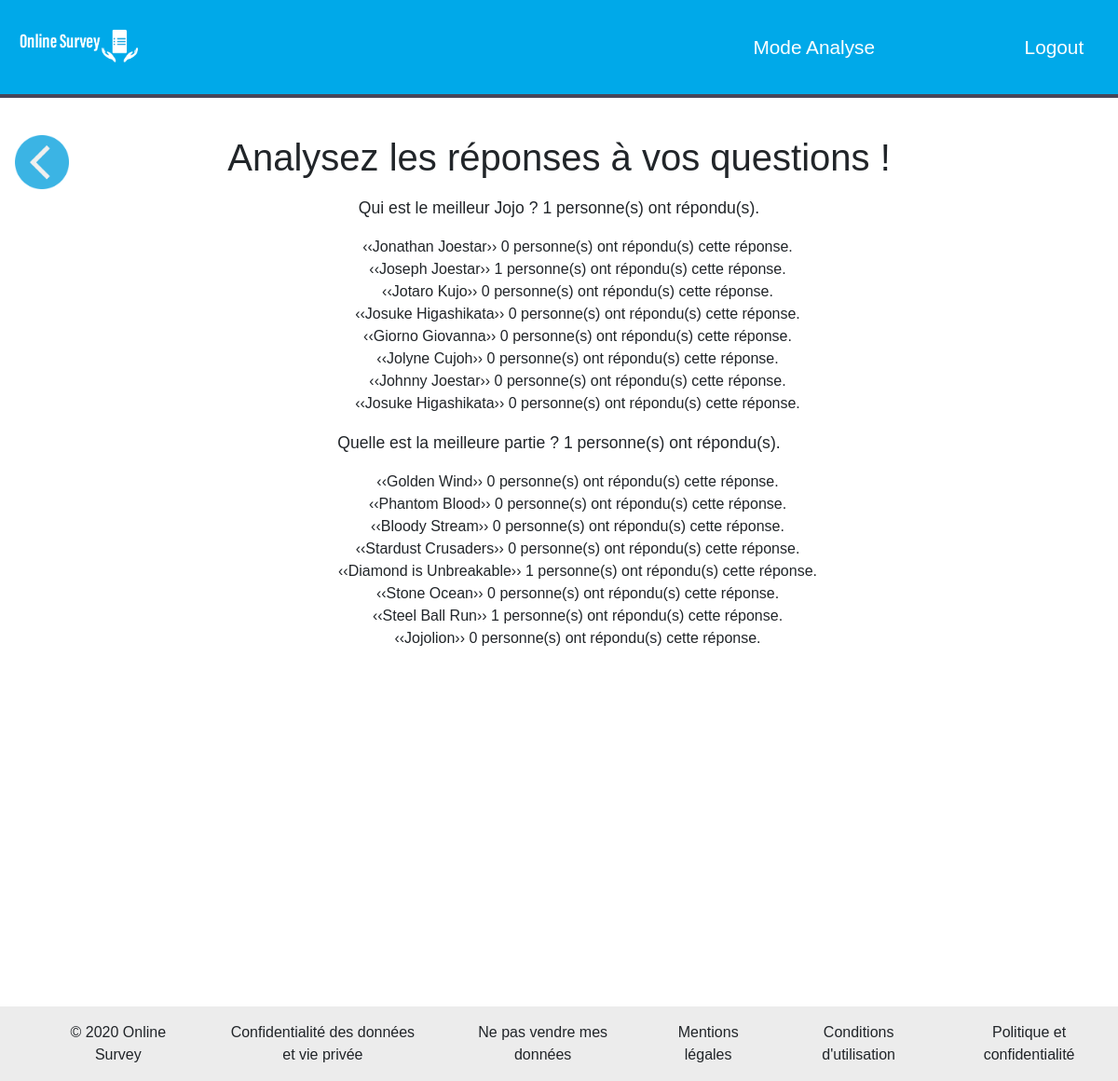
Page /analytics.php?id=5 (signed in) on the committed database.
### tables this page shows
CREATE TABLE `question` (
  `id` int(11) NOT NULL,
  `question` varchar(255) NOT NULL,
  `id_survey` int(255) NOT NULL,
  `optionnel` int(1) NOT NULL DEFAULT '0' COMMENT '0=non 1= oui',
  `choix` int(1) NOT NULL DEFAULT '0' COMMENT '0=choix multiple 1=choix simple',
  `total_r` int(255) NOT NULL DEFAULT '0'
);

CREATE TABLE `champs` (
  `id` int(255) NOT NULL,
  `reponse` varchar(255) NOT NULL,
  `id_question` int(255) NOT NULL,
  `id_survey` int(11) NOT NULL,
  `amount_answer` int(255) NOT NULL DEFAULT '0'
);

### analytics.php (the view, shortened to what this page needs)
<?php
require_once "php/config.php";
$pass = false;
$id_surv = $_GET["id"];
$query = "SELECT survey.id,name,state,id_owner,users.abonnement FROM survey INNER JOIN users on users.id=survey.id_owner WHERE id_owner= ? AND survey.id= ?";
$name_surv = null;
if(!$_SESSION['id'] ==5 and !$_SESSION['id'] ==1){
    if ($stmt = mysqli_prepare($link, $query)) {
        mysqli_stmt_bind_param($stmt, "ss", $_SESSION['id'], $id_surv);
        mysqli_stmt_bind_result($stmt, $id_surv, $name_surv, $state_surv, $id_owner, $abonnement);
        if (mysqli_stmt_execute($stmt)) {
            while (mysqli_stmt_fetch($stmt)) :
                $pass = true;
            endwhile;
        }
    }
    if (!$pass):
        header("location:../home.php");
    endif;
    if($abonnement!=1){
        if($abonnement==2){
            header("location:../analyticsPro.php/?id=".$id_surv);
        }else{
            header("location:../donnemoitonargent.php/?id=".$id_surv);
        }
    }
}else{
        if ($stmt = mysqli_prepare($link, $query)):
            mysqli_stmt_bind_param($stmt, "ss",$_SESSION['id'], $id_surv);
            mysqli_stmt_bind_result($stmt, $id_surv, $name_surv, $state_surv, $id_owner,$abonnement);
        endif;
}
$qList=array();
$query = "SELECT id,question,choix,optionnel,total_r FROM question where id_survey=?";
if ($stmt = mysqli_prepare($link, $query)):
    mysqli_stmt_bind_param($stmt, "s", $id_surv);
    if (mysqli_stmt_execute($stmt)):
        mysqli_stmt_bind_result($stmt, $id_question, $question,$type,$optio,$total_r);
        while (mysqli_stmt_fetch($stmt)) :
            array_push($qList,array("id"=>$id_question,"question"=>$question,"choix"=>$type,"optio"=>$optio,"total_a"=>$total_r));
        endwhile;
    endif;
endif;
$rList=array();
$query = "SELECT id,reponse,amount_answer FROM champs where id_question=?";
foreach($qList as $q){
    if ($stmt = mysqli_prepare($link, $query)):
        mysqli_stmt_bind_param($stmt, "s", $q["id"]);
        if (mysqli_stmt_execute($stmt)):
            mysqli_stmt_bind_result($stmt, $id_rep,$text,$total_a);
            while (mysqli_stmt_fetch($stmt)) :
                array_push($rList,array("id"=>$id_rep,"id_q"=>$q["id"],"reponse"=>$text,"total_a"=>$total_a));
            endwhile;
        endif;
    endif;
}
?>
<html lang="en">
<head>
    <link rel="stylesheet" href="https://stackpath.bootstrapcdn.com/bootstrap/4.4.1/css/bootstrap.min.css"
>
    <link rel="stylesheet" href="../css/general.css">
    <link rel="stylesheet" href="../css/home.css">
    <link href="../css/pro.css" rel="stylesheet" >
</head>
<div id="menu">
    <ul>
        <li><img src="../pictures/Logo.png"  height="6%"/li>
        <li><p class="analyse">Mode Analyse</p></li>
        <li style="float:right"><a href="logout.php">Logout</a></li>
    </ul>
    <div class="line"></div>
</div>
<div class="middle">
    <a href="../home.php"/><img class="ret" src="../pictures/retour.png" alt="retour" height="5%"></a>
    <h1>Analysez les réponses à vos questions !</h1>
</div>
<?php
foreach($qList as $q){
    echo '<div class="main">
    <div class="liste">
        <div class="entete"> ';
    echo'<p>'.$q['question'].' '.$q['total_a'].' personne(s) ont répondu(s).</p>';
    echo'</div><div><ul>';
    foreach($rList as $r){
        if($r["id_q"]===$q['id']){
            echo'<li>&lsaquo;&lsaquo;'.$r['reponse'].'&rsaquo;&rsaquo; '.$r['total_a'].' personne(s) ont répondu(s) cette réponse.</li>';
        }
    }
    echo "</ul> </div>
</div>";
}
?>
</body>
<footer>
    <ul>
        <li>© 2020 Online Survey </li>
        <li>Confidentialité des données et vie privée</li>
        <li>Ne pas vendre mes données
        <li>Mentions légales</li>
        <li>Conditions d'utilisation</li>
        <li>Politique et confidentialité</li>
    </ul>
</footer>
</html>

### css/general.css (style rules this page uses)
html { margin: 0 auto; width: 100%; }
#menu ul { list-style-type: none; margin: 0; padding: 0; overflow: hidden; background-color: #00A9E9; top: 0; width: 100%; font-size: 1.3em; }
.line { width: 100%; background-color: #474558; padding: 2px; }
#menu ul li img { margin-left: 1em; margin-right: 1em; }
#menu ul li { margin-right: 1em; margin-top: 1em; margin-bottom: 1em; float: left; display: block; }
#menu ul li a { display: block; color: white; text-align: center; padding: 14px 16px; text-decoration: none; cursor:pointer; }
#menu ul li p { color: white; text-align: center; padding: 14px 16px; text-decoration: none; margin-top: 0; margin-bottom: 0; margin-left: 29em; }
footer { left:0; position:absolute; width:100%; z-index:10000; clear: none; padding: 0; bottom: 0; background-color: #ECECEC; text-align: center; }
footer ul { list-style: none; display: inline-flex; }
footer ul li { margin-left: 2em; padding-right: 2em; padding-top: 1em; }

### css/home.css (style rules this page uses)
footer { position: fixed; bottom: 0; }

### css/pro.css (style rules this page uses)
.analyse { text-align: center; }
h1 { margin-top: 1em; text-align: center; }
.ret { position: absolute; padding-left: 1em; opacity: 85%; }
#menu img { height: 4%; }
.liste p { margin-top: 1em; font-size: 1.1em; }
.liste { text-align: center; }
li { list-style: none; }

### rows in the picture
question: question "Qui est le meilleur Jojo ?", total_r "1"
champs: reponse "Jonathan Joestar", amount_answer "0"
champs: reponse "Joseph Joestar", amount_answer "1"
champs: reponse "Jotaro Kujo", amount_answer "0"
champs: reponse "Josuke Higashikata", amount_answer "0"
champs: reponse "Giorno Giovanna", amount_answer "0"
champs: reponse "Jolyne Cujoh", amount_answer "0"
champs: reponse "Johnny Joestar", amount_answer "0"
champs: reponse "Josuke Higashikata", amount_answer "0"
question: question "Quelle est la meilleure partie ?", total_r "1"
champs: reponse "Golden Wind", amount_answer "0"
champs: reponse "Phantom Blood", amount_answer "0"
champs: reponse "Bloody Stream", amount_answer "0"
champs: reponse "Stardust Crusaders", amount_answer "0"
champs: reponse "Diamond is Unbreakable", amount_answer "1"
champs: reponse "Stone Ocean", amount_answer "0"
champs: reponse "Steel Ball Run", amount_answer "1"
champs: reponse "Jojolion", amount_answer "0"
